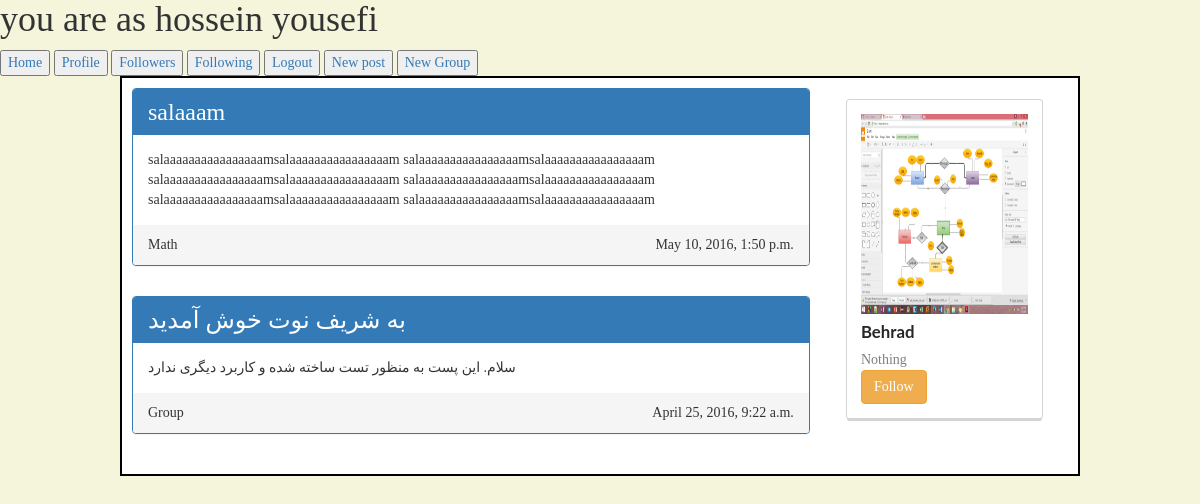
The app's page / (signed in), older data.
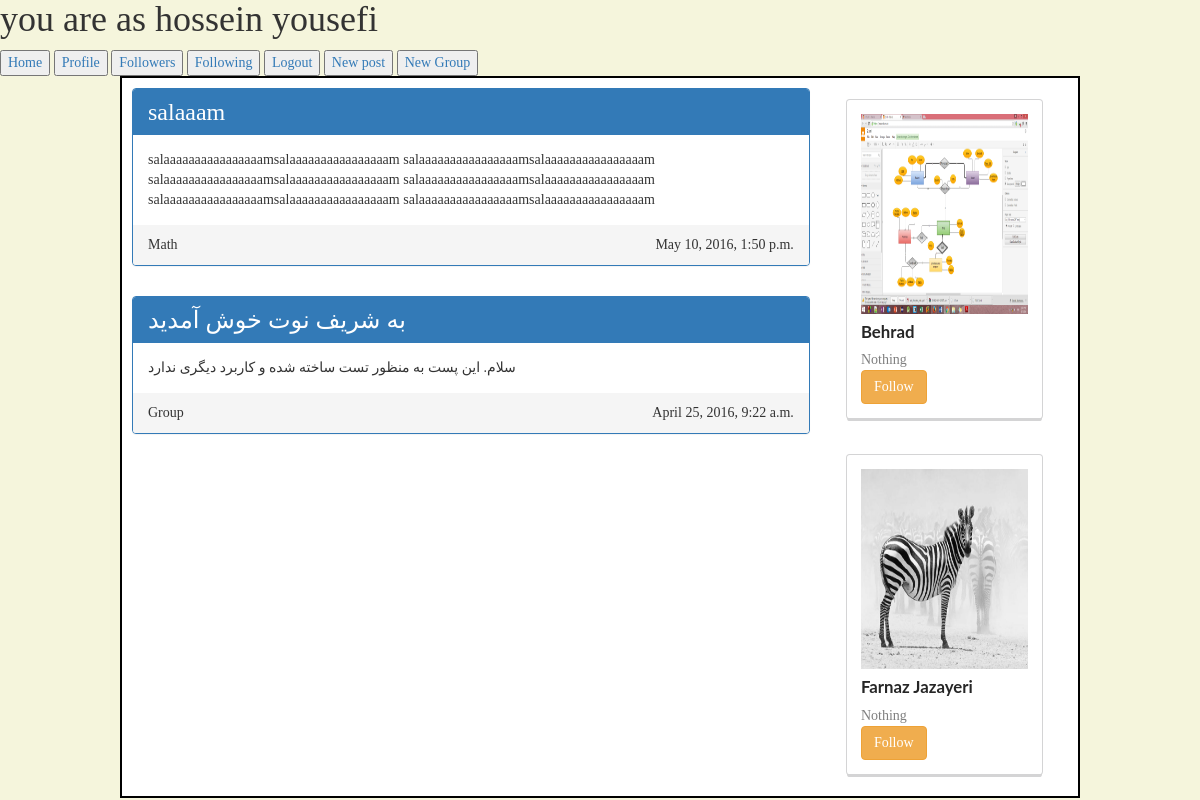
The same page, newer data.
### xnote_base/models.py (models this page shows, shortened)
class Post(models.Model):
    is_public = models.BooleanField(default=False)
    post_type = models.CharField(choices=(
        ('normal', 'Normal'),
        ('quick', 'Quick'),
    ), default='normal', max_length=50)
    title = models.CharField(max_length=100)
    related_tags = models.ManyToManyField(Tag, blank=True)
    context = models.TextField()
    publish_time = models.DateTimeField(default=timezone.now)
    author = models.ForeignKey(SuperConductor, null=True, blank=True)
    event = models.ForeignKey(Event, null=True, blank=True)

class SuperConductor(models.Model):
    real_name = models.CharField(max_length=100, default='Unknown')
    description = models.CharField(max_length=1000, default='Nothing')
    real_type = models.ForeignKey(ContentType)
    url_name = models.CharField(max_length=100, null=True, blank=True)
    is_formal = models.BooleanField(default=False)
    profile_image = models.ImageField(upload_to=PROFILE_IMAGES_PATH, null=True, blank=True)
    def __str__(self):
        return self.real_name

### xnote_base/views.py (the view, shortened to what this page needs)
# urls.py: url(r'^$', views.main_page, name='main_page'),
def main_page(request):
    if request.user.is_authenticated():
        user = request.user
        person = Person.objects.get(user__username=user.username)
        post_list = Post.objects.filter(author__in=person.follows.all()).order_by('-publish_time')
        suggestions = SuperConductor.objects.exclude(
            Q(url_name=person.url_name) | Q(followers__url_name=person.url_name))
        if 'platform' in request.GET and request.GET['platform'] == 'android':
            return JsonResponse({
                'user': request.user.first_name + ' ' + request.user.last_name,
                'post_list': serializers.serialize('json', post_list),
                'suggestions': serializers.serialize('json', suggestions),
                'author_list': serializers.serialize('json', person.follows.all()),
            })
        else:
            return render(request, 'xnote_base/userindex.html', {
                'user': request.user,
                'post_list': post_list,
                'suggestions': suggestions,
            })

### templates/xnote_base/userindex.html (shortened to what this page needs)
{% extends 'xnote_base/user_super_page.html' %}
{% load staticfiles %}
{% block add_css_and_js %}
    <link rel="stylesheet" href="{% static 'styles/bootstrap.min.css' %}">
    <link type="text/css" rel="stylesheet" href="{% static 'styles/userindex.css' %}"/>
{% endblock %}
{% block body %}
    <div class="post-container">
        <div class="panel-group">
            {% for post in post_list %}
                <div class="panel panel-primary">
                    <div class="panel-heading">
                        <h3 style="display: inline">{{ post.title }}</h3>
                    </div>
                    <div class="panel-body">
                        {{ post.context }}
                    </div>
                    <div class="panel-footer">
                        <div class="panel-author"> {{ post.author }}</div>
                        <div class="panel-date">{{ post.publish_time }}</div>
                        <br style="clear: both"/>
                    </div>
                </div>
                <br style="clear: both"/>
            {% endfor %}
        </div>
        <div class="suggestions">
            {% for suggestion in suggestions %}
                <div class="ui cards" id="suggestion{{ forloop.counter }}">
                    <div class="card">
                        <div class="content">
                            <img class="left floated mini ui image"
                                 src="{{ suggestion.profile_image.url }}">
                            <div class="header">
                                {{ suggestion.real_name }}
                            </div>
                            <div class="description">
                                {{ suggestion.description }}
                                <br/>
                                <div onclick="follow('{{ suggestion.url_name }}', {{ forloop.counter }})"
                                     class="btn btn-warning"
                                     name="">
                                    Follow
                                </div>
                            </div>
                        </div>
                    </div>
                </div>
            {% endfor %}
        </div>
        <br style="clear: both"/>
    </div>
{% endblock %}

### templates/xnote_base/user_super_page.html (shortened to what this page needs)
{% load staticfiles %}
<html>
    <head lang="en">
        <link rel="stylesheet" type="text/css" href="{% static 'styles/semantic.min.css' %}"/>
        {% block add_css_and_js %}
        {% endblock %}
    </head>
    <body>
        <h1>
            you are as {{ user.get_full_name }}</h1>
        <a href="{% url 'xnote_base:main_page' %}">
            <button>Home</button>
        </a>
        <a href="{% url 'xnote_base:profile' %}">
            <button>Profile</button>
        </a>
        <a href="{% url 'xnote_base:followers_page' %}">
            <button>Followers</button>
        </a>
        <a href="{% url 'xnote_base:following_page' %}">
            <button>Following</button>
        </a>
        <a href="{% url 'xnote_base:logout' %}">
            <button>Logout</button>
        </a>
        <a href="{% url 'xnote_base:new_post' %}">
            <button>New post</button>
        </a>
        <a href="{% url 'xnote_base:new_group' %}">
            <button>New Group</button>
        </a>
        <br style="clear: both"/>
        {% block body %}
        {% endblock %}
    </body>
</html>

### xnote_base/static/styles/userindex.css (style rules this page uses)
body { font-family: "cursive"; background-color: beige; overflow-y: scroll; }
.post-container { width: 80%; margin: auto; background-color: white; border: solid black 2px; }
.panel-group { width: 73%; float: left; margin-right: 10px; }
.suggestions { width: 24%; float: left; }
.panel-primary { margin: 10px; }
.ui.cards { margin: 10px; }
.panel-date { float: right; }
.panel-author { width: 10%; display: inline; }
.image { width: 100% !important; height: 200px !important; }

Row changes from the older to the newer data that the page shows:
added SuperConductor: profile_image (picture), real_name "Farnaz Jazayeri", description "Nothing"
